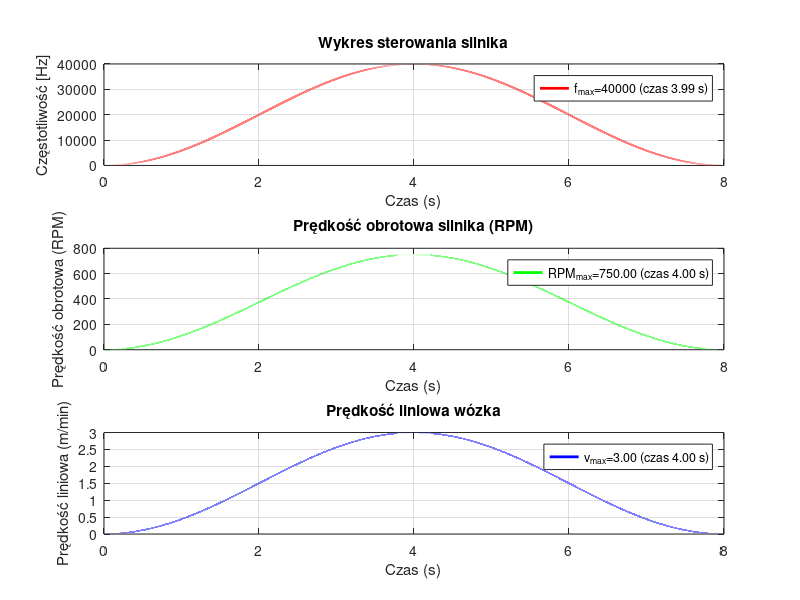
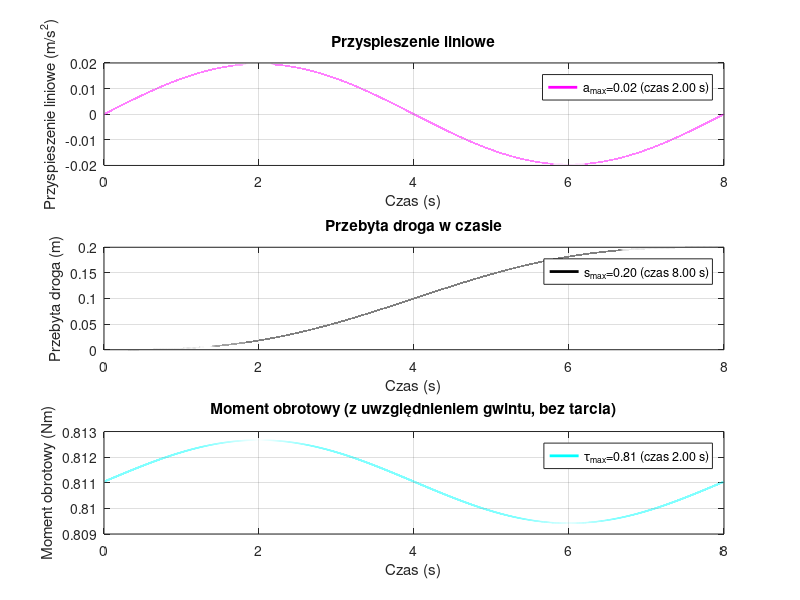

Reproduce these figures in MATLAB, in order.
function Q2_analiza_wstepna()
    % Funkcja do analizy trzeciego silnika z ruchem pionowym
    % Uwzględnia tylko grawitację i bezwładność, bez tarcia gwintu

    % Parametry dla trzeciego silnika
    A = 40000;  % Maksymalna wartość funkcji (m/s) dla trzeciego silnika (częstotliwość sterowania)
    T = 8;      % Całkowity czas analizy (s)

    % Parametry silnika krokowego
    mikrokroki_na_obrot = 200 * 16; % Liczba mikrokroków na pełny obrót (200 kroków * 16 mikrokroków na krok)

    % Parametry śruby trapezowej
    skok = 4 / 10; % Skok w centymetrach (4 mm przeliczone na cm)
    p = 0.004; % Skok śruby (m)
    

    % Częstotliwość próbkowania i czas próbkowania
    fs = A;                    % Częstotliwość próbkowania (Hz)
    dt = 1 / fs;               % Krok próbkowania (s)
    x = 0:dt:T;                % Zakres czasu z częstotliwością próbkowania
    y = A * sin((pi / T) * x).^2; % Obliczenie A * sin^2((pi/T) * x)
    y_rounded = round(y);      % Zaokrąglenie wartości \( y \) do całości (dla innych obliczeń)

    % Obliczanie prędkości obrotowej
    rps = y / mikrokroki_na_obrot; % Prędkość obrotowa w obrotach na sekundę (RPS)
    rpm = rps * 60;               % Prędkość obrotowa w obrotach na minutę (RPM)

    % Obliczanie prędkości liniowej (m/min i m/s)
    v_m_min = rps * skok * 60 / 100; % Prędkość liniowa w m/min
    v_m_s = v_m_min / 60;            % Prędkość liniowa w m/s (gładka, bez zaokrągleń)
   

    % Okno dialogowe do wprowadzania masy ładowanej
    valid_mass = false; % Flaga walidacji masy
    while ~valid_mass
        prompt = {'Wprowadź masę obciążenia (kg):'};
        dlgtitle = 'Masa obciążenia';
        dims = [1 50];
        default_mass = {'100'}; % Domyślna masa
        user_input = inputdlg(prompt, dlgtitle, dims, default_mass);

        % Przekształcenie danych wejściowych na liczbę
        mass_1 = str2double(user_input);

        % Walidacja masy (zakres 0-100 kg)
        if mass_1 >= 0 && mass_1 <= 100
            valid_mass = true; % Masa jest poprawna
        else
            errordlg('Masa musi być w zakresie 0-100 kg. Spróbuj ponownie.', 'Błąd masy');
        end
    end

    % Pozostałe masy
    masses = [mass_1, 21, 2.55, 6.25]; % Masy elementów (kg)
    masa_wozka = sum(masses); % Suma mas wózka i ładunku

    % Rysowanie pierwszego okna (3 wykresy)
    figure;

    % Wykres 1: Częstotliwość sterowania
    subplot(3, 1, 1);
    plot(x, y_rounded, 'r', 'LineWidth', 2);
    [max_y, idx_y] = max(y_rounded);
    xlabel('Czas (s)');
    ylabel('Częstotliwość [Hz]');
    title('Wykres sterowania silnika');
    grid on;
    legend(sprintf('f_{max}=%d (czas %.2f s)', max_y, x(idx_y)));

    % Wykres 2: Prędkość obrotowa (RPM)
    subplot(3, 1, 2);
    plot(x, rpm, 'g', 'LineWidth', 2);
    [max_rpm, idx_rpm] = max(rpm);
    xlabel('Czas (s)');
    ylabel('Prędkość obrotowa (RPM)');
    title('Prędkość obrotowa silnika (RPM)');
    grid on;
    legend(sprintf('RPM_{max}=%.2f (czas %.2f s)', max_rpm, x(idx_rpm)));

    % Wykres 3: Prędkość liniowa (m/min)
    subplot(3, 1, 3);
    plot(x, v_m_min, 'b', 'LineWidth', 2);
    [max_v, idx_v] = max(v_m_min);
    xlabel('Czas (s)');
    ylabel('Prędkość liniowa (m/min)');
    title('Prędkość liniowa wózka');
    grid on;
    legend(sprintf('v_{max}=%.2f (czas %.2f s)', max_v, x(idx_v)));

    % Obliczanie przyspieszenia liniowego (m/s^2)
    a_m_s2 = diff(v_m_s) / dt; % Przyspieszenie jako pochodna prędkości
    x_accel = x(1:end-1);      % Dopasowanie czasu do przyspieszenia

    % Rysowanie wykresu przyspieszenia liniowego (m/s^2)
    figure;
    subplot(3, 1, 1);
    plot(x_accel, a_m_s2, 'm', 'LineWidth', 2);
    [max_a, idx_a] = max(a_m_s2); % Maksymalne przyspieszenie
    xlabel('Czas (s)');
    ylabel('Przyspieszenie liniowe (m/s^2)');
    title('Przyspieszenie liniowe');
    grid on;
    legend(sprintf('a_{max}=%.2f (czas %.2f s)', max_a, x_accel(idx_a)), 'Location', 'best');

    % Obliczanie przebytej drogi (m)
    s_m = cumtrapz(x, v_m_s); % Całkowanie prędkości liniowej w m/s względem czasu

    % Rysowanie wykresu przebytej drogi (m)
    subplot(3, 1, 2);
    plot(x, s_m, 'k', 'LineWidth', 2); % Wykres drogi w czasie
    [max_s, idx_s] = max(s_m); % Maksymalna droga i czas jej osiągnięcia
    xlabel('Czas (s)');
    ylabel('Przebyta droga (m)');
    title('Przebyta droga w czasie');
    grid on;
    legend(sprintf('s_{max}=%.2f (czas %.2f s)', max_s, x(idx_s)), 'Location', 'best');

    % Siła osiowa (uwzględniająca grawitację i przyspieszenie)
    g = 9.81; % Przyspieszenie grawitacyjne
    F_total = masa_wozka * g + masa_wozka * a_m_s2; % Całkowita siła osiowa

    % Moment obrotowy na śrubie (Nm)
    torque_screw = F_total * p / (2 *3.14); % Uwzględnienie kąta nachylenia gwintu

    % Rysowanie wykresu momentu obrotowego
    subplot(3, 1, 3);
    plot(x_accel, torque_screw, 'c', 'LineWidth', 2);
    [max_torque, idx_torque] = max(torque_screw); % Maksymalny moment obrotowy
    xlabel('Czas (s)');
    ylabel('Moment obrotowy (Nm)');
    title('Moment obrotowy (z uwzględnieniem gwintu, bez tarcia)');
    grid on;
    legend(sprintf('\\tau_{max}=%.2f (czas %.2f s)', max_torque, x_accel(idx_torque)), 'Location', 'best');
end
